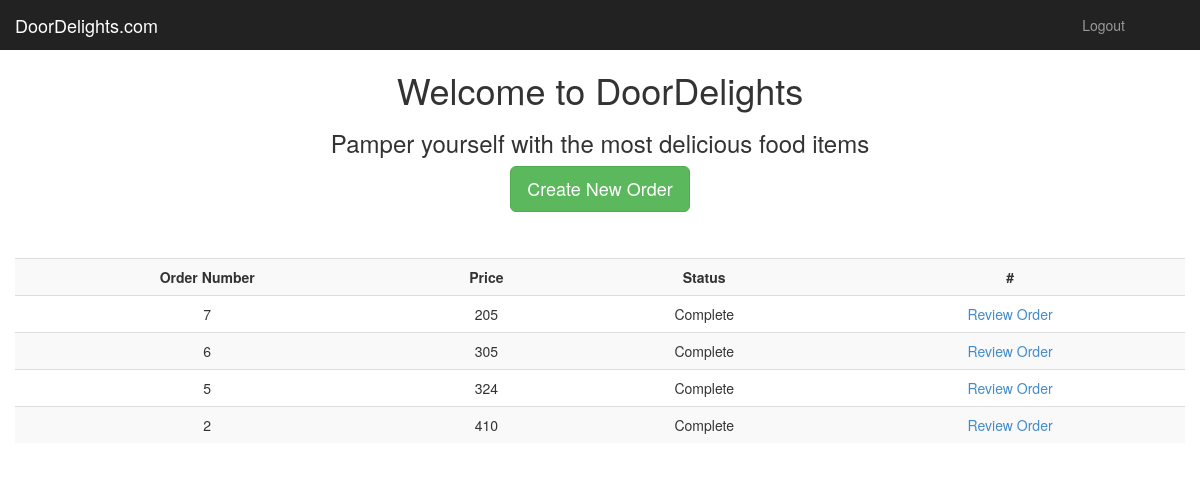
Screenshot of /customer/index.php (signed in) with the database file from the repository.
### tables this page shows
CREATE TABLE IF NOT EXISTS `orders` (
`id` int(11) NOT NULL,
  `user_id` int(11) NOT NULL,
  `price` int(11) DEFAULT NULL,
  `addressid` int(11) DEFAULT NULL,
  `status` tinyint(4) NOT NULL DEFAULT '0' COMMENT '0=not completed, 1=completed'
);

### customer/index.php (the view, shortened to what this page needs)
<?php
    require_once('../includes/DbConnection.php');
    $query="SELECT * from orders where user_id={$_SESSION['userid']} order by id DESC";
    $result=mysqli_query($connection,$query);
?>
<!DOCTYPE html>
<html lang="en">
<head>
    <link href="../assets/bootstrap/css/bootstrap.min.css" rel="stylesheet">
    <link href="../assets/css/dashboard.css" rel="stylesheet">
  </head>
  <body>
    <nav class="navbar navbar-inverse navbar-fixed-top">
      <div class="container-fluid">
        <div class="navbar-header">
          <a class="navbar-brand" href="#">DoorDelights.com</a>
        </div>
        <div id="navbar" class="navbar-collapse collapse">
          <ul class="nav navbar-nav navbar-right">
            <li><a href="#"></a></li>
            <li><a href="../logout.php">Logout</a></li>
            <li><a href="#"></a></li>
            <li><a href="#"></a></li>
          </ul>
        </div>
      </div>
    </nav>
    <div class="container">
		<h1><center>Welcome to DoorDelights</center></h1>
		<h3><center>Pamper yourself with the most delicious food items</center></h3>
		<div class="row">
			<center><form action="<?php echo htmlspecialchars($_SERVER["PHP_SELF"]);?>" method="post" ><button type="submit" name="new" class="btn btn-lg btn-success">Create New Order</button></form></center>
		</div>
		<div class="row" style="margin-top:20px;">
			<table class="table table-striped table-hover">
        		<tbody>
                	<tr>
						<th><center>Order Number</center></th>
                        <th><center>Price</center></th>
						<th><center>Status</center></th>
                        <th><center>#</center></th>
                    </tr>
                        	<?php
							while($row=mysqli_fetch_assoc($result)){
								$id= $row['id'];
								$price= (($row['price']==0 or is_null($row['price']))? "Order not completed" : $row['price']);
                                switch($row['status']){
                                    case 1: $status="Complete";break;
                                }
								echo '<tr>';
                    			echo '<form action="editorder.php" method="get">';
								echo "<td><center>{$id}</center></td>";
								echo "<td><center>{$price}</center></td>";
								echo "<td><center>{$status}</center></td>";
                                if($row['status']==0){
								echo '<td><center>	<button name="update" id="update" class="btn btn-primary" type="submit">Update</button> ';
								echo ' <button name="delete" id="delete" class="btn btn-danger"  type="submit">Delete</button></center> </td>';					                    }else{
                                    echo "<td><center><a href=\"placeorder.php?order={$id}\">Review Order</a></center></td>";
                                }
								echo '</form></tr>';
								}
							?>
                </tbody>
        	</table>
		</div>
    </div>
</body></html>

### assets/css/dashboard.css (style rules this page uses)
body { padding-top: 50px; }
.navbar-fixed-top { border: 0; }

### rows the page displays
orders: id "7", price "205", status "Complete"
orders: id "6", price "305", status "Complete"
orders: id "5", price "324", status "Complete"
orders: id "2", price "410", status "Complete"
